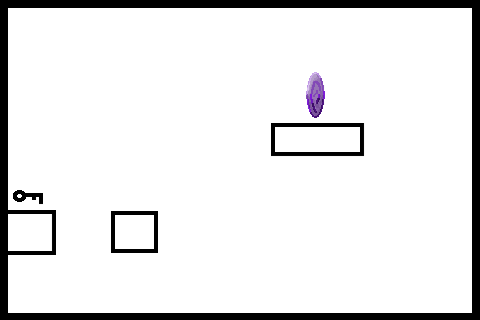

Below is a game level as drawn by its tile map, then a one-line description and the .tmx file that defines it, in full:
An orthogonal 15x10 tile map with 32x32 px tiles, 1 tile layer (Tile Layer 1) and 9 objects.

<map version="1.2" tiledversion="1.2.3" orientation="orthogonal" renderorder="right-down" width="15" height="10" tilewidth="32" tileheight="32" infinite="0" nextlayerid="6" nextobjectid="10">
 <tileset firstgid="1" source="lvl1.2.tsx" />
 <layer id="1" name="Tile Layer 1" width="15" height="10">
  <data encoding="csv">
1,2,3,4,5,6,7,8,9,10,11,12,13,14,15,
16,17,18,19,20,21,22,23,24,25,26,27,28,29,30,
31,32,33,34,35,36,37,38,39,40,41,42,43,44,45,
46,47,48,49,50,51,52,53,54,55,56,57,58,59,60,
61,62,63,64,65,66,67,68,69,70,71,72,73,74,75,
76,77,78,79,80,81,82,83,84,85,86,87,88,89,90,
91,92,93,94,95,96,97,98,99,100,101,102,103,104,105,
106,107,108,109,110,111,112,113,114,115,116,117,118,119,120,
121,122,123,124,125,126,127,128,129,130,131,132,133,134,135,
136,137,138,139,140,141,142,143,144,145,146,147,148,149,150
</data>
 </layer>
 <objectgroup id="2" name="Ground">
  <object id="1" x="9" y="212">
   <polygon points="0,0 45,1 44,41 0,41" />
  </object>
  <object id="2" x="112" y="213">
   <polygon points="0,0 44,0 43,37 1,37" />
  </object>
  <object id="3" x="274" y="124">
   <polygon points="0,0 88,0 88,29 -2,29" />
  </object>
  <object id="6" x="0" y="0">
   <polygon points="0,0 480,0 480,8 1,9" />
  </object>
  <object id="7" x="0" y="320">
   <polygon points="0,0 480,0 480,-8 -1,-8" />
  </object>
  <object id="8" x="-2" y="312">
   <polygon points="0,0 3,-303 10,-303 9,-1" />
  </object>
  <object id="9" x="473" y="310">
   <polygon points="0,0 0,-301 8,-301 7,0" />
  </object>
 </objectgroup>
 <objectgroup id="3" name="Spikes" visible="0" />
 <objectgroup id="4" name="Exit" visible="0">
  <object id="4" x="307" y="115">
   <polygon points="0,0 0,-45 19,-45 18,2" />
  </object>
 </objectgroup>
 <objectgroup id="5" name="Keys" visible="0">
  <object id="5" x="12" y="204">
   <polygon points="0,0 31,0 31,-14 -2,-15" />
  </object>
 </objectgroup>
</map>